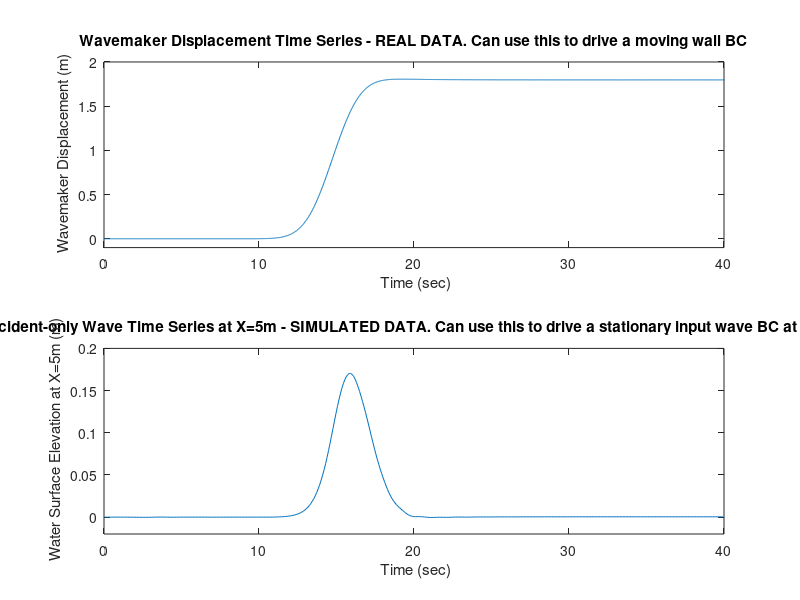

This figure's MATLAB source:
clear all
clf

load Wavegage.txt

time=Wavegage(:,1);
wm_disp=0.47*(Wavegage(:,2)-Wavegage(1,2));

subplot(2,1,1)
plot(time,wm_disp)
axis([0 40 -.1 2])
ylabel(' Wavemaker Displacement (m)')
xlabel(' Time (sec)')
title('Wavemaker Displacement Time Series - REAL DATA. Can use this to drive a moving wall BC')

load ts_5m.txt
subplot(2,1,2)
plot(ts_5m(:,1),ts_5m(:,2))
axis([0 40 -.02 .2])
ylabel(' Water Surface Elevation at X=5m (m)')
xlabel(' Time (sec)')
title('Incident-only Wave Time Series at X=5m - SIMULATED DATA. Can use this to drive a stationary input wave BC at X=5m')

print -djpeg inc_wave.jpg